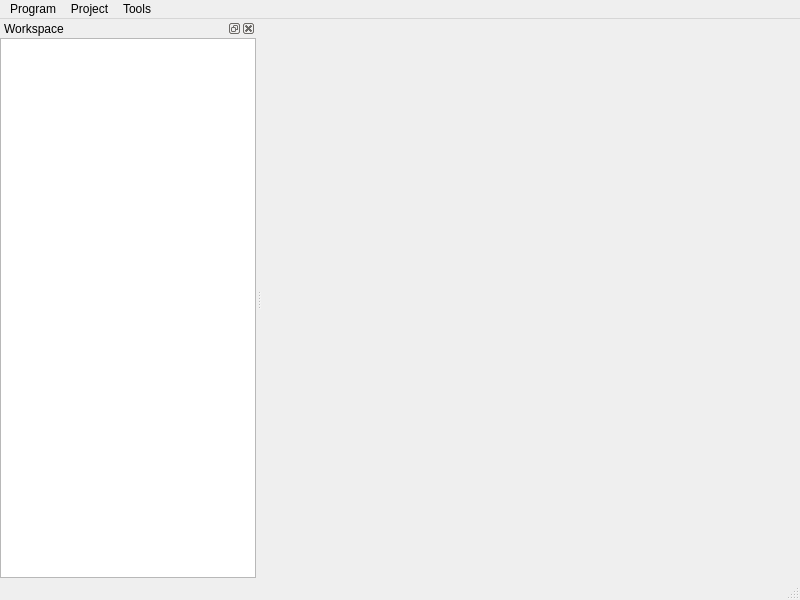
<?xml version="1.0" encoding="UTF-8"?>
<ui version="4.0">
 <class>MainWindow</class>
 <widget class="QMainWindow" name="MainWindow">
  <property name="geometry">
   <rect>
    <x>0</x>
    <y>0</y>
    <width>800</width>
    <height>600</height>
   </rect>
  </property>
  <property name="windowTitle">
   <string>Morfeus GUI</string>
  </property>
  <widget class="QWidget" name="centralwidget"/>
  <widget class="QMenuBar" name="menubar">
   <property name="geometry">
    <rect>
     <x>0</x>
     <y>0</y>
     <width>800</width>
     <height>21</height>
    </rect>
   </property>
   <widget class="QMenu" name="menuProgram">
    <property name="title">
     <string>Program</string>
    </property>
    <addaction name="actionNew_Project"/>
    <addaction name="actionOpen_Project"/>
    <addaction name="separator"/>
    <addaction name="actionSave_Project"/>
    <addaction name="actionSave_Project_As"/>
    <addaction name="separator"/>
    <addaction name="actionSettings"/>
    <addaction name="separator"/>
    <addaction name="actionExit"/>
   </widget>
   <widget class="QMenu" name="menuProject">
    <property name="title">
     <string>Project</string>
    </property>
    <addaction name="actionAdd_Rectangle"/>
   </widget>
   <widget class="QMenu" name="menuTools">
    <property name="title">
     <string>Tools</string>
    </property>
    <addaction name="actionUndo"/>
    <addaction name="actionRedo"/>
   </widget>
   <addaction name="menuProgram"/>
   <addaction name="menuProject"/>
   <addaction name="menuTools"/>
  </widget>
  <widget class="QStatusBar" name="statusbar"/>
  <widget class="QDockWidget" name="cWorkspaceDocker">
   <property name="windowTitle">
    <string>Workspace</string>
   </property>
   <attribute name="dockWidgetArea">
    <number>1</number>
   </attribute>
   <widget class="QWidget" name="dockWidgetContents">
    <layout class="QVBoxLayout" name="verticalLayout">
     <property name="leftMargin">
      <number>0</number>
     </property>
     <property name="topMargin">
      <number>0</number>
     </property>
     <property name="rightMargin">
      <number>0</number>
     </property>
     <property name="bottomMargin">
      <number>0</number>
     </property>
     <item>
      <widget class="QTreeView" name="cWorkspaceView">
       <attribute name="headerVisible">
        <bool>false</bool>
       </attribute>
      </widget>
     </item>
    </layout>
   </widget>
  </widget>
  <action name="actionNew_Project">
   <property name="text">
    <string>New Project</string>
   </property>
  </action>
  <action name="actionOpen_Project">
   <property name="text">
    <string>Open Project</string>
   </property>
  </action>
  <action name="actionSave_Project">
   <property name="text">
    <string>Save Project</string>
   </property>
  </action>
  <action name="actionSave_Project_As">
   <property name="text">
    <string>Save Project As</string>
   </property>
  </action>
  <action name="actionSettings">
   <property name="text">
    <string>Settings</string>
   </property>
  </action>
  <action name="actionExit">
   <property name="text">
    <string>Exit</string>
   </property>
  </action>
  <action name="actionAdd_Rectangle">
   <property name="text">
    <string>Add Rectangle</string>
   </property>
  </action>
  <action name="actionUndo">
   <property name="text">
    <string>Undo</string>
   </property>
  </action>
  <action name="actionRedo">
   <property name="text">
    <string>Redo</string>
   </property>
  </action>
 </widget>
 <resources/>
 <connections/>
</ui>
